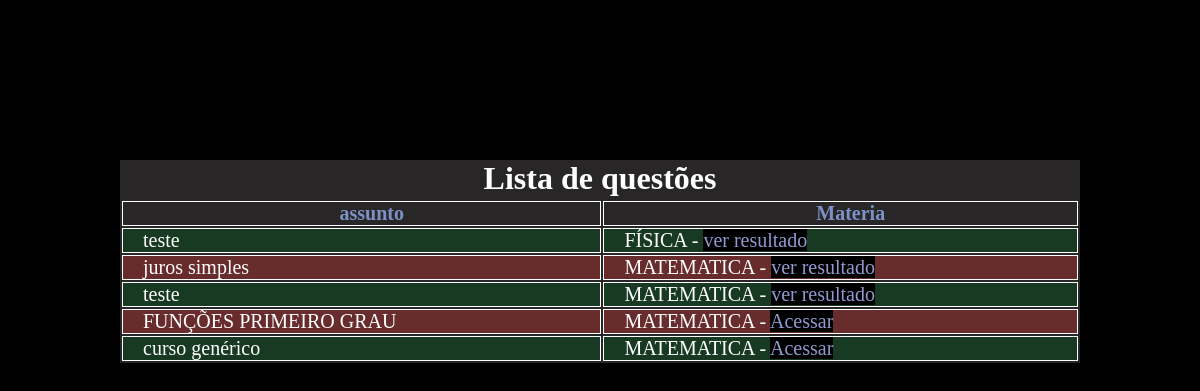
/listaQuestoes/listar/, run on an earlier commit of the app's database.
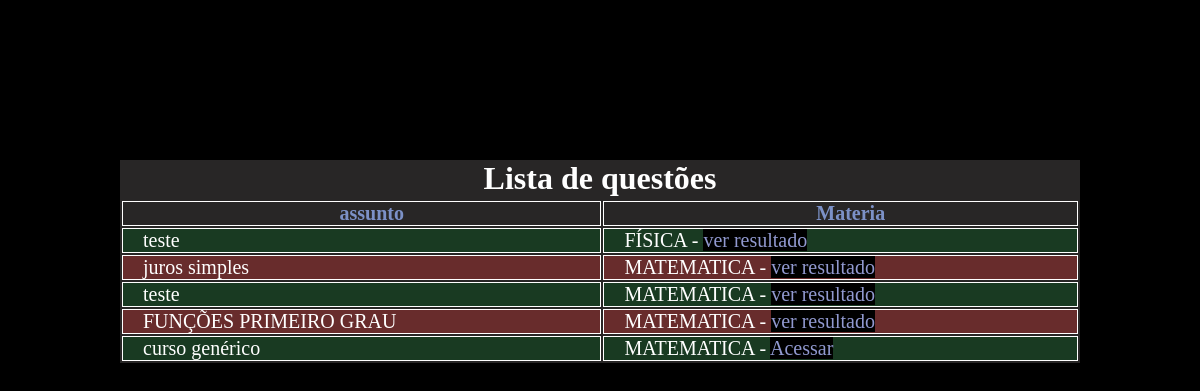
And on a later commit of the database.
### listaQuestoes/models.py (models this page shows, shortened)
class Listas(models.Model):
    nome = models.CharField(max_length=45)
    tipo = models.CharField(max_length=20) # se é discurssiva ou de assinalar
    materia = models.ForeignKey(Materia, on_delete=models.CASCADE, related_name='Vestibulares' )
    gabaritoLancado = models.BooleanField(default=False)

### app/models.py (models this page shows)
class Materia(models.Model):
    nome = models.CharField(max_length=200)
    siglaDaMateria = models.CharField(max_length=20)
    areaPertence = models.ForeignKey(AreasConhecimento, on_delete=models.DO_NOTHING)
    def __str__(self):
        return self.nome

### listaQuestoes/views.py (the view)
# urls.py: path('listar/', listar, name='listar'),
def listar(request):
    listas = Listas.objects.all()
    return render(request,'mostraListas.html', {'listas':listas})

### listaQuestoes/templates/mostraListas.html (shortened to what this page needs)
{% load static %}
<!DOCTYPE html>
<html lang="pt-br">
<head>
    <link rel="stylesheet" href="{% static 'css/listarProvas.css' %}">
</head>
<body>
    <div class="tableListarProvas">
        <table>
        <thead>
        <tr><h1 class="titulo">Lista de questões</h1></tr>
        <tr>
            <th>assunto</th>
            <th>Materia</th>
        </tr>
    </thead>
            <tbody>
                {%for i in listas%}
                <tr>
                    <td>{{i.nome}}</td>
                    {%if not i.gabaritoLancado %}
                    <td>{{i.materia}} - <a href="{% url 'acessarLista' i.id %}">Acessar</a></td>
                    {%else %}
                    <td>{{i.materia}} - <a href="{% url 'finalizarLista' i.id %}">ver resultado</a></td>
                    {%endif%}
                </tr>
                {%endfor%}
            </tbody>
        </table>
    </div>
</body>
</html>

What changed in the data, as far as the page shows it:
changed Listas "FUNÇÕES PRIMEIRO GRAU": gabaritoLancado "Acessar" → "ver resultado"
